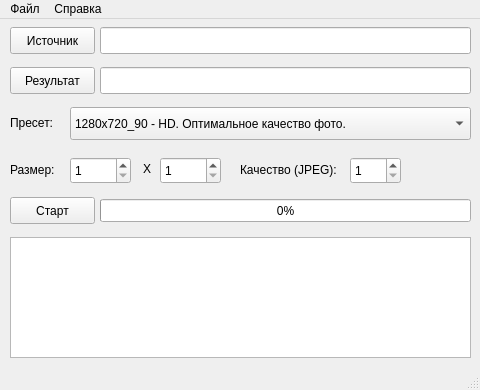
<?xml version="1.0" encoding="UTF-8"?>
<ui version="4.0">
 <class>MainWindow</class>
 <widget class="QMainWindow" name="MainWindow">
  <property name="geometry">
   <rect>
    <x>0</x>
    <y>0</y>
    <width>480</width>
    <height>390</height>
   </rect>
  </property>
  <property name="minimumSize">
   <size>
    <width>480</width>
    <height>390</height>
   </size>
  </property>
  <property name="maximumSize">
   <size>
    <width>480</width>
    <height>390</height>
   </size>
  </property>
  <property name="windowTitle">
   <string>Batch Image Resize</string>
  </property>
  <widget class="QWidget" name="centralwidget">
   <widget class="QLineEdit" name="lineEdit_Source">
    <property name="geometry">
     <rect>
      <x>100</x>
      <y>8</y>
      <width>371</width>
      <height>27</height>
     </rect>
    </property>
   </widget>
   <widget class="QLineEdit" name="lineEdit_Destination">
    <property name="geometry">
     <rect>
      <x>100</x>
      <y>48</y>
      <width>371</width>
      <height>27</height>
     </rect>
    </property>
   </widget>
   <widget class="QPushButton" name="pushButton_Destination">
    <property name="geometry">
     <rect>
      <x>10</x>
      <y>48</y>
      <width>85</width>
      <height>27</height>
     </rect>
    </property>
    <property name="text">
     <string>Результат</string>
    </property>
   </widget>
   <widget class="QLabel" name="label_X">
    <property name="geometry">
     <rect>
      <x>139</x>
      <y>139</y>
      <width>16</width>
      <height>21</height>
     </rect>
    </property>
    <property name="text">
     <string>Х</string>
    </property>
    <property name="alignment">
     <set>Qt::AlignCenter</set>
    </property>
   </widget>
   <widget class="QComboBox" name="comboBox_Preset">
    <property name="geometry">
     <rect>
      <x>70</x>
      <y>88</y>
      <width>401</width>
      <height>33</height>
     </rect>
    </property>
    <item>
     <property name="text">
      <string>1280x720_90 - HD. Оптимальное качество фото.</string>
     </property>
    </item>
    <item>
     <property name="text">
      <string>1920x1080_90 - FullHD. Оптимальное качество фото.</string>
     </property>
    </item>
    <item>
     <property name="text">
      <string>2048x1152_90 - 2K UHD. Оптимальное качество фото.</string>
     </property>
    </item>
    <item>
     <property name="text">
      <string>4096x2304_90 - 4K UHD. Оптимальное качество фото.</string>
     </property>
    </item>
   </widget>
   <widget class="QSpinBox" name="spinBox_Height">
    <property name="geometry">
     <rect>
      <x>160</x>
      <y>138</y>
      <width>61</width>
      <height>27</height>
     </rect>
    </property>
    <property name="minimum">
     <number>1</number>
    </property>
    <property name="maximum">
     <number>9999</number>
    </property>
   </widget>
   <widget class="QLabel" name="label_Preset">
    <property name="geometry">
     <rect>
      <x>10</x>
      <y>93</y>
      <width>54</width>
      <height>21</height>
     </rect>
    </property>
    <property name="text">
     <string>Пресет:</string>
    </property>
   </widget>
   <widget class="QProgressBar" name="progressBar">
    <property name="geometry">
     <rect>
      <x>100</x>
      <y>180</y>
      <width>371</width>
      <height>23</height>
     </rect>
    </property>
    <property name="value">
     <number>0</number>
    </property>
   </widget>
   <widget class="QPushButton" name="pushButton_Start">
    <property name="geometry">
     <rect>
      <x>10</x>
      <y>178</y>
      <width>85</width>
      <height>27</height>
     </rect>
    </property>
    <property name="text">
     <string>Старт</string>
    </property>
   </widget>
   <widget class="QSpinBox" name="spinBox_Quality">
    <property name="geometry">
     <rect>
      <x>350</x>
      <y>138</y>
      <width>51</width>
      <height>27</height>
     </rect>
    </property>
    <property name="minimum">
     <number>1</number>
    </property>
    <property name="maximum">
     <number>100</number>
    </property>
   </widget>
   <widget class="QLabel" name="label_Size">
    <property name="geometry">
     <rect>
      <x>10</x>
      <y>140</y>
      <width>54</width>
      <height>21</height>
     </rect>
    </property>
    <property name="text">
     <string>Размер:</string>
    </property>
   </widget>
   <widget class="QSpinBox" name="spinBox_Width">
    <property name="geometry">
     <rect>
      <x>70</x>
      <y>138</y>
      <width>61</width>
      <height>27</height>
     </rect>
    </property>
    <property name="minimum">
     <number>1</number>
    </property>
    <property name="maximum">
     <number>9999</number>
    </property>
   </widget>
   <widget class="QPushButton" name="pushButton_Source">
    <property name="geometry">
     <rect>
      <x>10</x>
      <y>8</y>
      <width>85</width>
      <height>27</height>
     </rect>
    </property>
    <property name="text">
     <string>Источник</string>
    </property>
   </widget>
   <widget class="QPlainTextEdit" name="plainTextEdit_Output">
    <property name="geometry">
     <rect>
      <x>10</x>
      <y>218</y>
      <width>461</width>
      <height>121</height>
     </rect>
    </property>
    <property name="lineWrapMode">
     <enum>QPlainTextEdit::NoWrap</enum>
    </property>
    <property name="readOnly">
     <bool>true</bool>
    </property>
   </widget>
   <widget class="QLabel" name="label_Quality">
    <property name="geometry">
     <rect>
      <x>240</x>
      <y>140</y>
      <width>101</width>
      <height>21</height>
     </rect>
    </property>
    <property name="text">
     <string>Качество (JPEG):</string>
    </property>
   </widget>
  </widget>
  <widget class="QMenuBar" name="menubar">
   <property name="geometry">
    <rect>
     <x>0</x>
     <y>0</y>
     <width>480</width>
     <height>27</height>
    </rect>
   </property>
   <widget class="QMenu" name="menu">
    <property name="title">
     <string>Файл</string>
    </property>
    <addaction name="action"/>
   </widget>
   <widget class="QMenu" name="menu_2">
    <property name="title">
     <string>Справка</string>
    </property>
    <addaction name="action_2"/>
   </widget>
   <addaction name="menu"/>
   <addaction name="menu_2"/>
  </widget>
  <widget class="QStatusBar" name="statusbar"/>
  <action name="action">
   <property name="text">
    <string>Выход</string>
   </property>
  </action>
  <action name="action_2">
   <property name="text">
    <string>О программе</string>
   </property>
  </action>
 </widget>
 <resources/>
 <connections/>
</ui>
